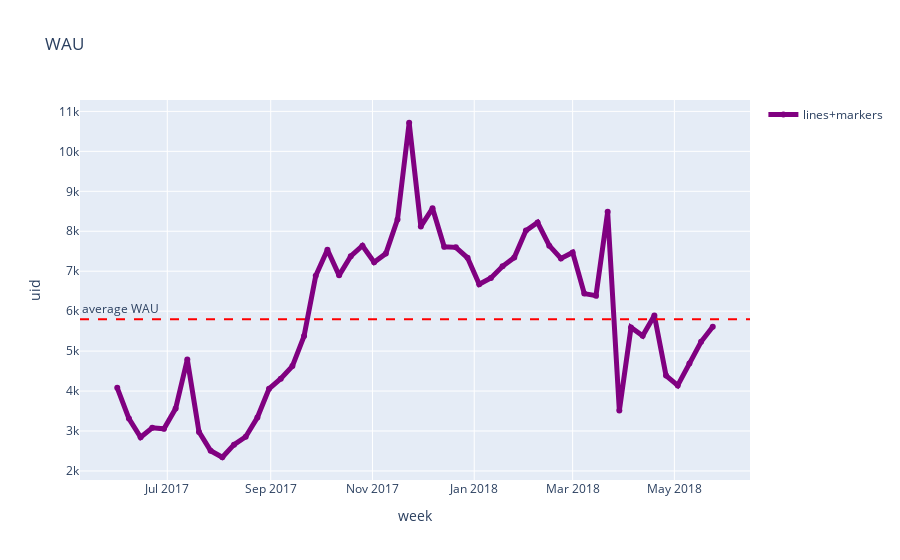

The notebook cell this image was saved under:
### Code cell
fig = px.line(wau, x=wau['week'], y=wau['uid'], title='WAU')

fig.add_trace(go.Scatter(x=wau['week'], y=wau['uid'],\
                         mode='lines+markers', name='lines+markers', line=dict(color='purple', width=5)))

fig.add_hline(y=wau['uid'].mean(), line_dash='dash',\
              line_color='red', annotation_text='average WAU', annotation_position='top left')

fig.show()

display('WAU Mean:', round(wau['uid'].mean(), 0))
